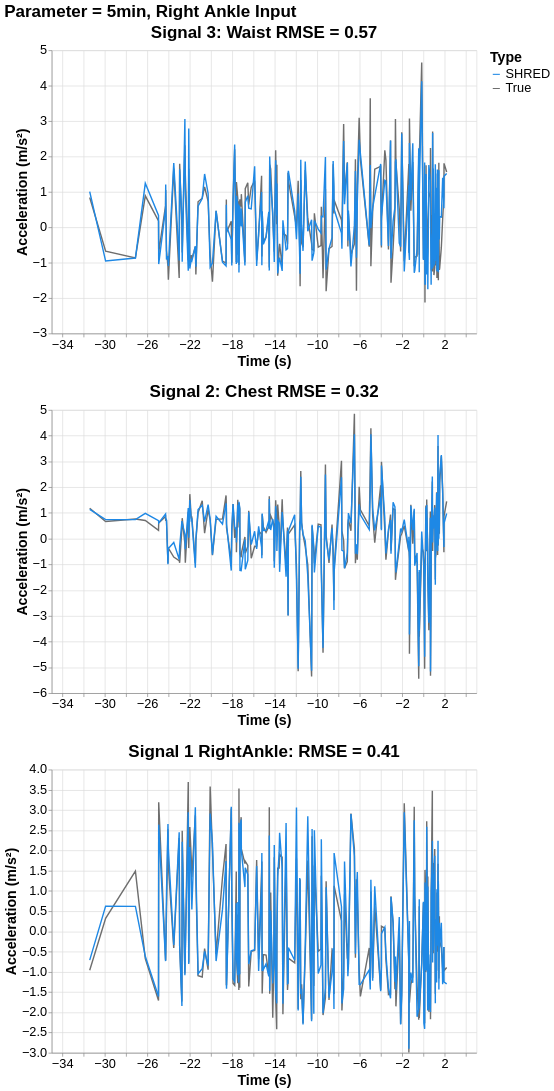

Source (notebook cell):
### Code cell
# format: ft.extractSignal(output_location, output_signal, output_axis, df_SHRED_tidy)
    # output_location: 'Chest', 'Waist', 'RightAnkle', 'LeftAnkle'
    # output_signal: 'Acceleration', 'Angular Velocity', 'Magnetic Field'
    # output_axis: 'x', 'y', z'

Signal1 = ft.extractSignal('LeftAnkle', 'Angular Velocity', 'x', df_SHRED_tidy)
Signal2 = ft.extractSignal('Chest', 'Angular Velocity', 'x', df_SHRED_tidy)
Signal3 = ft.extractSignal('Waist', 'Angular Velocity', 'x', df_SHRED_tidy)

my_scheme = ['#1e88e5', "#6E6E6E"] # '#014337', '#1e88e5', '#DB1048'

# Compute error: ft.rmse_error, ft.mae_error, OR ft.mbe_error
Signal1_error = ft.rmse_error(Signal1[Signal1['Type'] == 'True']['Value'], Signal1[Signal1['Type'] == 'SHRED']['Value'])
Signal2_error = ft.rmse_error(Signal2[Signal2['Type'] == 'True']['Value'], Signal2[Signal2['Type'] == 'SHRED']['Value'])
Signal3_error = ft.rmse_error(Signal3[Signal3['Type'] == 'True']['Value'], Signal3[Signal3['Type'] == 'SHRED']['Value'])

# plot left ankle acceleration
line1 = alt.Chart(Signal1).mark_line().encode(
    x=alt.X('Time:Q', title='Time (s)'),
    y=alt.Y('Value:Q', title='Acceleration (m/s\u00b2)'),
    color=alt.Color('Type:N', scale=alt.Scale(range=my_scheme))
).properties(
    width=600,
    height=400,
    title=f'Signal 1 RightAnkle: RMSE = {Signal1_error:.2f}'  # Can change this title to be specific to the output signal
)
# plot chest acceleration
line2 = alt.Chart(Signal2).mark_line().encode(
    x=alt.X('Time:Q', title='Time (s)'),
    y=alt.Y('Value:Q', title='Acceleration (m/s\u00b2)'),
    color=alt.Color('Type:N', scale=alt.Scale(range=my_scheme))
).properties(
    width=600,
    height=400,
    title=f'Signal 2: Chest RMSE = {Signal2_error:.2f}'  # Can change this title to be specific to the output signal
)

# plot Waist acceleration
line3 = alt.Chart(Signal3).mark_line().encode(
    x=alt.X('Time:Q', title='Time (s)'),
    y=alt.Y('Value:Q', title='Acceleration (m/s\u00b2)'),
    color=alt.Color('Type:N', scale=alt.Scale(range=my_scheme))
).properties(
    width=600,
    height=400,
    title=f'Signal 3: Waist RMSE = {Signal3_error:.2f}'  # Can change this title to be specific to the output signal
)

final_chart = alt.vconcat(line3, line2, line1).properties(
    title=f'Parameter = {save_tag}, Right Ankle Input' # Can change this title to match the input sensor
    # increase font size
).configure_axis(
    labelFontSize=18,
    titleFontSize=20
).configure_title(
    fontSize=24
).configure_legend(
    labelFontSize=18,
    titleFontSize=20
)

final_chart

### Figure 1 — Vega-Lite specification as saved in the notebook (floating-point values rounded to 4 significant figures; data arrays with more than 128 entries replaced by an {"elided": "..."} marker saying what was removed)
{"config": {"view": {"continuousWidth": 300, "continuousHeight": 300}, "axis": {"labelFontSize": 18, "titleFontSize": 20}, "legend": {"labelFontSize": 18, "titleFontSize": 20}, "title": {"fontSize": 24}}, "vconcat": [{"data": {"name": "data-d6de929c7e82d8a8816b9d367dcd8a6f"}, "mark": {"type": "line"}, "encoding": {"color": {"field": "Type", "scale": {"range": ["#1e88e5", "#6E6E6E"]}, "type": "nominal"}, "x": {"field": "Time", "title": "Time (s)", "type": "quantitative"}, "y": {"field": "Value", "title": "Acceleration (m/s²)", "type": "quantitative"}}, "height": 400, "title": "Signal 3: Waist RMSE = 0.57", "width": 600}, {"data": {"name": "data-925ccd5cffd44cc61feb106db324bfb8"}, "mark": {"type": "line"}, "encoding": {"color": {"field": "Type", "scale": {"range": ["#1e88e5", "#6E6E6E"]}, "type": "nominal"}, "x": {"field": "Time", "title": "Time (s)", "type": "quantitative"}, "y": {"field": "Value", "title": "Acceleration (m/s²)", "type": "quantitative"}}, "height": 400, "title": "Signal 2: Chest RMSE = 0.32", "width": 600}, {"data": {"name": "data-5bf17c18a6bc354d062ed384a6e6ed28"}, "mark": {"type": "line"}, "encoding": {"color": {"field": "Type", "scale": {"range": ["#1e88e5", "#6E6E6E"]}, "type": "nominal"}, "x": {"field": "Time", "title": "Time (s)", "type": "quantitative"}, "y": {"field": "Value", "title": "Acceleration (m/s²)", "type": "quantitative"}}, "height": 400, "title": "Signal 1 RightAnkle: RMSE = 0.41", "width": 600}], "title": "Parameter = 5min, Right Ankle Input", "$schema": "https://vega.github.io/schema/vega-lite/v5.20.1.json", "datasets": {"data-d6de929c7e82d8a8816b9d367dcd8a6f": {"elided": "400 records"}, "data-925ccd5cffd44cc61feb106db324bfb8": {"elided": "400 records"}, "data-5bf17c18a6bc354d062ed384a6e6ed28": {"elided": "400 records"}}}
